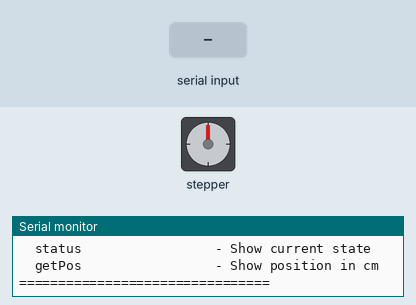
Recording of a sketch running on a simulated Arduino Uno, built with avr-gcc and run on an emulated ATmega328P. On the bench: stepper motor, the last lines printed to the serial monitor. Wiring (inferred from the names in the program): stepper motor driver (200 steps per turn assumed): step pin 3; direction pin 2. The inputs (shaded band) are chosen by the test bench.

Above: at 1.6 s.
1.7 s: "start\n" received over Serial
At 2.4 s:
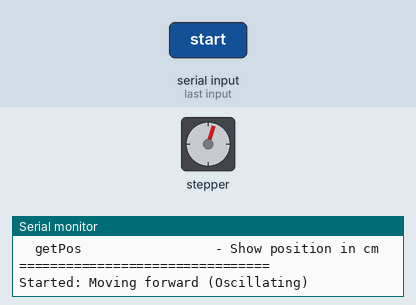
4.7 s: "$90\n" received over Serial
At 5.12 s:
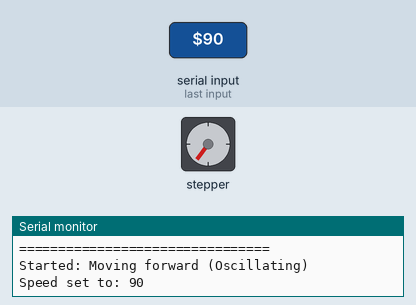
7.7 s: "stop\n" received over Serial
At 7.85 s:
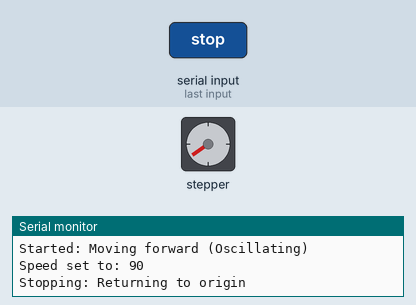
10.7 s: "moveToPos 90\n" received over Serial
Timing chart, 0 to 16.9 s (numbered marks = the images above; inputs shaded):
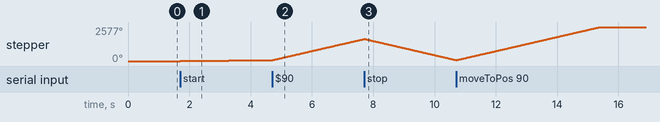

Measured:
- after the input at 1.7 s, stepper: keeps turning clockwise at about 25°/s, starting at once

The sketch:

test.ino
```cpp
/*
 * Stepper Motor Controller with Oscillation, Positioning, and Timers
 * Updated for A4988 Driver (STEP/DIR interface)
 *
 * Commands:
 * $<rpm>                 - Set speed (e.g., $15, Max 20)
 * start                  - Begin oscillating
 * stop                   - Return to origin
 * moveToPos <cm>         - Move to exact position and stop (e.g., moveToPos 5.5)
 * setStartTime <seconds> - Schedule 'start' in X seconds
 * setStopTime <seconds>  - Schedule 'stop' in X seconds
 * status                 - Show current state
 * getPos                 - Show position in cm
 *
 */

#define DIR 2   // Connect to A4988 DIR pin
#define STEP 3  // Connect to A4988 STEP pin

#define GearRadius 2      // Radius of the wheel attached to the stepper
#define RailLength 200.0  // Total distance to oscillate in cm
#define DeafaultRPM 4     // Default speed in RPM

// NEMA 17 motors are typically 200 steps per revolution.
// Note: If you use microstepping (e.g., 1/16th on the A4988), multiply this by your microstep value (e.g., 200 * 16 = 3200).
const int stepsPerRotation = 200;

// State machine
enum StepperState {
  IDLE,
  RUNNING,
  STOPPING,
  HALTED,
  MOVING_TO_POS
};

class StepperController {
private:
  StepperState currentState;
  int currentPositionSteps;
  int targetSpeedRpm;
  bool runningDirection;

  // Position targeting
  int targetPositionSteps;

  // Timer variables
  bool startTimerActive;
  unsigned long startDelayMs;
  unsigned long startTimerStartMs;

  bool stopTimerActive;
  unsigned long stopDelayMs;
  unsigned long stopTimerStartMs;

  // Timing tracking for the A4988 steps
  unsigned long lastStepTimeUs;

  float stepsToCm(int steps) {
    float circumference = 2.0 * PI * GearRadius;
    return (steps * circumference) / stepsPerRotation;
  }

  int cmToSteps(float cm) {
    float circumference = 2.0 * PI * GearRadius;
    return (cm * stepsPerRotation) / circumference;
  }

  int getLimitSteps() {
    return cmToSteps(RailLength);
  }

  // Custom step method for A4988
  void stepMotor(int stepDir) {
    // Calculate microsecond delay between steps based on RPM
    unsigned long stepDelayUs = 60000000UL / (stepsPerRotation * targetSpeedRpm);

    // Wait until it is time for the next step to maintain correct RPM
    while (micros() - lastStepTimeUs < stepDelayUs) {
      // block and wait
    }
    lastStepTimeUs = micros();

    // Set Direction
    if (stepDir > 0) {
      digitalWrite(DIR, HIGH);
    } else {
      digitalWrite(DIR, LOW);
    }

    // Fire Step Pulse
    digitalWrite(STEP, HIGH);
    delayMicroseconds(2);  // A4988 requires a minimum 1 microsecond high pulse
    digitalWrite(STEP, LOW);
  }

public:
  StepperController() : currentState(IDLE),
                        currentPositionSteps(0),
                        targetSpeedRpm(DeafaultRPM),
                        runningDirection(true),
                        targetPositionSteps(0),
                        startTimerActive(false), stopTimerActive(false),
                        lastStepTimeUs(0) {}

  void init() {
    pinMode(STEP, OUTPUT);
    pinMode(DIR, OUTPUT);
    printMenu();
  }

  void printMenu() {
    Serial.println("\n=== Stepper Motor Controller ===");
    Serial.println("Commands:");
    Serial.println("  $<rpm>                 - Set speed (e.g., $15, Max 100)");
    Serial.println("  start                  - Begin oscillating");
    Serial.println("  stop                   - Return to origin");
    Serial.println("  moveToPos <cm>         - Move to exact position and stop (e.g., moveToPos 5.5)");
    Serial.println("  setStartTime <seconds> - Schedule 'start' in X seconds");
    Serial.println("  setStopTime <seconds>  - Schedule 'stop' in X seconds");
    Serial.println("  status                 - Show current state");
    Serial.println("  getPos                 - Show position in cm");
    Serial.println("================================\n");
  }

  // Command parser
  void parseCommand(String cmd) {
    cmd.trim();

    if (cmd.startsWith("$")) {
      int rpm = cmd.substring(1).toInt();
      // You can comfortably increase this max limit for a NEMA 17 / A4988 setup
      if (rpm > 0 && rpm <= 100) {
        targetSpeedRpm = rpm;
        Serial.print("Speed set to: ");
        Serial.println(targetSpeedRpm);
      } else {
        Serial.println("Invalid RPM! Must be between 1 and 100.");
      }
      return;
    }

    if (cmd == "start") {
      if (currentState == HALTED || currentState == MOVING_TO_POS) {
        currentState = IDLE;
      }
      if (currentState == IDLE) {
        currentState = RUNNING;
        runningDirection = true;
        Serial.println("Started: Moving forward (Oscillating)");
      } else {
        Serial.println("Already running or stopping");
      }
      return;
    }

    if (cmd == "stop") {
      if (currentState == RUNNING || currentState == MOVING_TO_POS) {
        currentState = STOPPING;
        Serial.println("Stopping: Returning to origin");
      } else if (currentState == IDLE || currentState == HALTED) {
        Serial.println("Already at origin / stopped");
      } else {
        Serial.println("Already stopping");
      }
      return;
    }

    if (cmd.startsWith("moveToPos ")) {
      float targetCm = cmd.substring(10).toFloat();
      targetPositionSteps = cmToSteps(targetCm);
      currentState = MOVING_TO_POS;
      Serial.print("Moving to exact position: ");
      Serial.print(targetCm);
      Serial.println(" cm");
      return;
    }

    if (cmd.startsWith("setStartTime ")) {
      float seconds = cmd.substring(13).toFloat();
      startDelayMs = seconds * 1000;
      startTimerStartMs = millis();
      startTimerActive = true;
      Serial.print("Timer: Will START oscillating in ");
      Serial.print(seconds);
      Serial.println(" seconds.");
      return;
    }

    if (cmd.startsWith("setStopTime ")) {
      float seconds = cmd.substring(12).toFloat();
      stopDelayMs = seconds * 1000;
      stopTimerStartMs = millis();
      stopTimerActive = true;
      Serial.print("Timer: Will STOP (return to origin) in ");
      Serial.print(seconds);
      Serial.println(" seconds.");
      return;
    }

    if (cmd == "status") {
      printStatus();
      return;
    }

    if (cmd == "getPos") {
      Serial.print("Position: ");
      Serial.print(stepsToCm(currentPositionSteps));
      Serial.println(" cm");
      return;
    }

    Serial.println("Unknown command");
  }

  void printStatus() {
    Serial.print("State: ");
    switch (currentState) {
      case IDLE: Serial.println("IDLE"); break;
      case RUNNING: Serial.println("RUNNING (Oscillating)"); break;
      case STOPPING: Serial.println("STOPPING"); break;
      case HALTED: Serial.println("HALTED"); break;
      case MOVING_TO_POS: Serial.println("MOVING TO POS"); break;
    }
    Serial.print("Speed: ");
    Serial.println(targetSpeedRpm);
    Serial.print("Position: ");
    Serial.print(stepsToCm(currentPositionSteps));
    Serial.println(" cm");
    if (startTimerActive) {
      Serial.print("Start Timer Active: ");
      Serial.print((startDelayMs - (millis() - startTimerStartMs)) / 1000.0);
      Serial.println("s remaining");
    }
    if (stopTimerActive) {
      Serial.print("Stop Timer Active: ");
      Serial.print((stopDelayMs - (millis() - stopTimerStartMs)) / 1000.0);
      Serial.println("s remaining");
    }
  }

  void checkTimers() {
    if (startTimerActive && (millis() - startTimerStartMs >= startDelayMs)) {
      startTimerActive = false;
      Serial.println("\n[Timer Triggered: START]");
      parseCommand("start");
    }

    if (stopTimerActive && (millis() - stopTimerStartMs >= stopDelayMs)) {
      stopTimerActive = false;
      Serial.println("\n[Timer Triggered: STOP]");
      parseCommand("stop");
    }
  }

  void update() {
    checkTimers();

    int limitSteps = getLimitSteps();

    switch (currentState) {
      case IDLE:
      case HALTED:
        break;

      case RUNNING:
        if (runningDirection) {
          if (currentPositionSteps < limitSteps) {
            stepMotor(1);
            currentPositionSteps++;
          } else {
            runningDirection = false;
            Serial.println("Reached +limit, reversing");
          }
        } else {
          if (currentPositionSteps > -limitSteps) {
            stepMotor(-1);
            currentPositionSteps--;
          } else {
            runningDirection = true;
            Serial.println("Reached -limit, reversing");
          }
        }
        break;

      case STOPPING:
        if (currentPositionSteps > 0) {
          stepMotor(-1);
          currentPositionSteps--;
        } else if (currentPositionSteps < 0) {
          stepMotor(1);
          currentPositionSteps++;
        } else {
          currentState = HALTED;
          Serial.println("Stopped at origin");
        }
        break;

      case MOVING_TO_POS:
        if (currentPositionSteps < targetPositionSteps) {
          stepMotor(1);
          currentPositionSteps++;
        } else if (currentPositionSteps > targetPositionSteps) {
          stepMotor(-1);
          currentPositionSteps--;
        } else {
          currentState = HALTED;
          Serial.println("Reached target position. Holding.");
        }
        break;
    }
  }
};

// main code
StepperController controller;

void setup() {
  Serial.begin(9600);
  controller.init();
}

void loop() {
  controller.update();
  if (Serial.available()) {
    String cmd = Serial.readStringUntil('\n');
    controller.parseCommand(cmd);
  }
}
```
